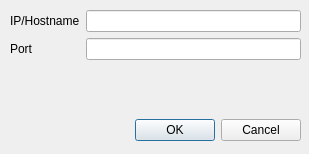
<?xml version="1.0" encoding="UTF-8"?>
<ui version="4.0">
 <class>ConnectDialog</class>
 <widget class="QDialog" name="ConnectDialog">
  <property name="geometry">
   <rect>
    <x>0</x>
    <y>0</y>
    <width>309</width>
    <height>154</height>
   </rect>
  </property>
  <property name="windowTitle">
   <string>Dialog</string>
  </property>
  <widget class="QDialogButtonBox" name="buttonBox">
   <property name="geometry">
    <rect>
     <x>80</x>
     <y>110</y>
     <width>221</width>
     <height>41</height>
    </rect>
   </property>
   <property name="orientation">
    <enum>Qt::Horizontal</enum>
   </property>
   <property name="standardButtons">
    <set>QDialogButtonBox::Cancel|QDialogButtonBox::Ok</set>
   </property>
  </widget>
  <widget class="QWidget" name="formLayoutWidget">
   <property name="geometry">
    <rect>
     <x>10</x>
     <y>10</y>
     <width>291</width>
     <height>101</height>
    </rect>
   </property>
   <layout class="QFormLayout" name="formLayout">
    <item row="0" column="0">
     <widget class="QLabel" name="label">
      <property name="text">
       <string>IP/Hostname</string>
      </property>
     </widget>
    </item>
    <item row="1" column="0">
     <widget class="QLabel" name="label_2">
      <property name="text">
       <string>Port</string>
      </property>
     </widget>
    </item>
    <item row="0" column="1">
     <widget class="QLineEdit" name="ipEdit"/>
    </item>
    <item row="1" column="1">
     <widget class="QLineEdit" name="portEdit">
      <property name="inputMask">
       <string>0000</string>
      </property>
      <property name="text">
       <string/>
      </property>
     </widget>
    </item>
   </layout>
  </widget>
 </widget>
 <resources/>
 <connections>
  <connection>
   <sender>buttonBox</sender>
   <signal>accepted()</signal>
   <receiver>ConnectDialog</receiver>
   <slot>accept()</slot>
   <hints>
    <hint type="sourcelabel">
     <x>248</x>
     <y>254</y>
    </hint>
    <hint type="destinationlabel">
     <x>157</x>
     <y>274</y>
    </hint>
   </hints>
  </connection>
  <connection>
   <sender>buttonBox</sender>
   <signal>rejected()</signal>
   <receiver>ConnectDialog</receiver>
   <slot>reject()</slot>
   <hints>
    <hint type="sourcelabel">
     <x>316</x>
     <y>260</y>
    </hint>
    <hint type="destinationlabel">
     <x>286</x>
     <y>274</y>
    </hint>
   </hints>
  </connection>
  <connection>
   <sender>buttonBox</sender>
   <signal>clicked(QAbstractButton*)</signal>
   <receiver>ConnectDialog</receiver>
   <slot>parseInput()</slot>
   <hints>
    <hint type="sourcelabel">
     <x>266</x>
     <y>124</y>
    </hint>
    <hint type="destinationlabel">
     <x>216</x>
     <y>90</y>
    </hint>
   </hints>
  </connection>
 </connections>
 <slots>
  <slot>parseInput()</slot>
 </slots>
</ui>
